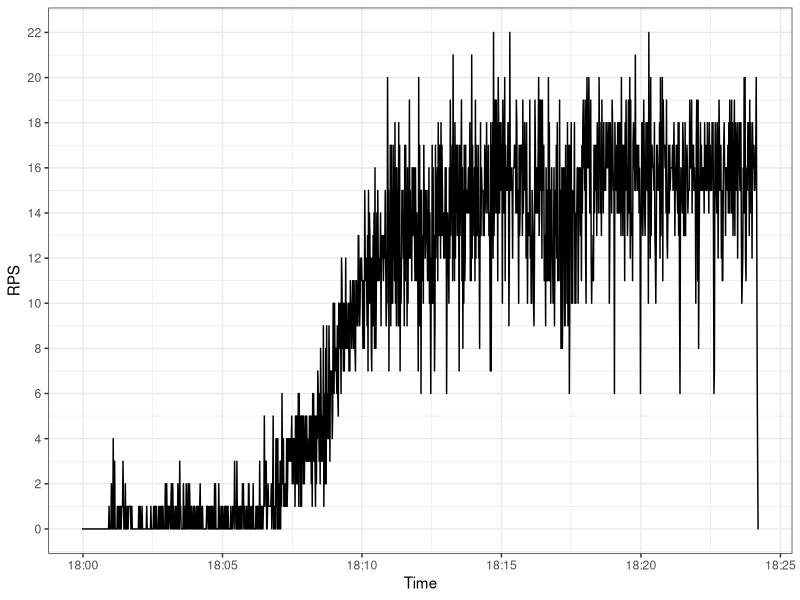

Write the R code that produced this figure.
library("ggplot2")
library("scales")

png(filename="rps.png", width=1280, height=1024)

dat = read.csv("rps.csv", sep=";")
dat$Time = as.POSIXct(dat$Time, format = "%Y-%m-%dT%H:%M:%S")

ggplot(data=dat, aes(Time)) +
geom_line(aes(y = Value)) +
theme_bw() +
scale_x_datetime(labels = date_format("%H:%M"), breaks = pretty_breaks(n=10)) +
scale_y_continuous(breaks=pretty_breaks(n=10)) +
labs(x = "Time", y = "RPS")


